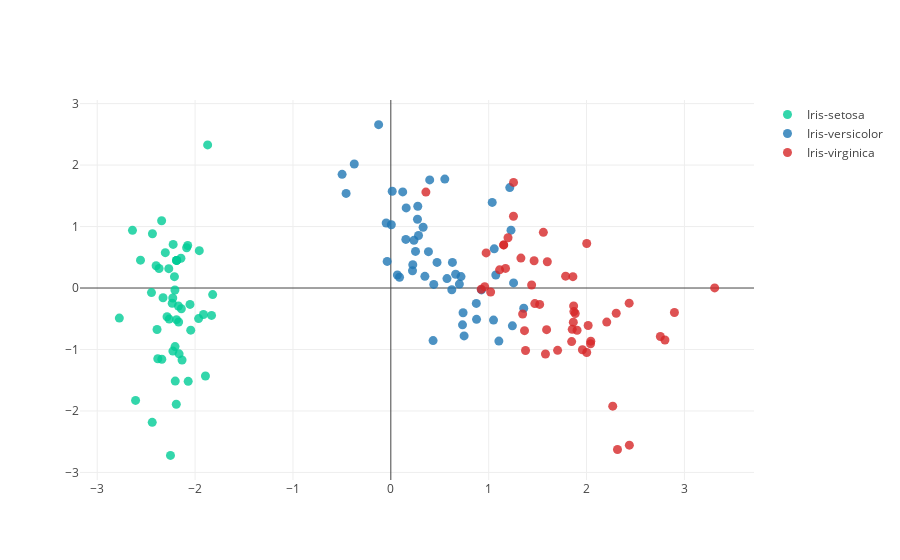

Notebook code for this chart:
### Markdown cell above
From the plot above, it should be quite obvious that pertaining the first two principal components should be enough to keep necessary information of our dataset. So let's do it!

### Code cell
points = np.hstack((eig_pairs[0][1].reshape(4,1), 
                    eig_pairs[1][1].reshape(4,1)))

Y = X_std.dot(points)

data = []

for name, col in zip(('Iris-setosa', 'Iris-versicolor', 'Iris-virginica'), colors.values()):
    trace = dict(type='scatter',
                 x = Y[y == name, 0],
                 y = Y[y == name, 1],
                 mode = 'markers',
                 name = name,
                 marker = dict(color = col, size = 9, opacity = 0.8))
    data.append(trace)

layout = dict(showlegend = True, 
              scene = dict(xaxis = dict(title = 'PC1'), 
                           yaxis = dict(title = 'PC2')))

fig = dict(data = data, layout = layout)
plotly.offline.iplot(fig, filename = 'iris projection')
